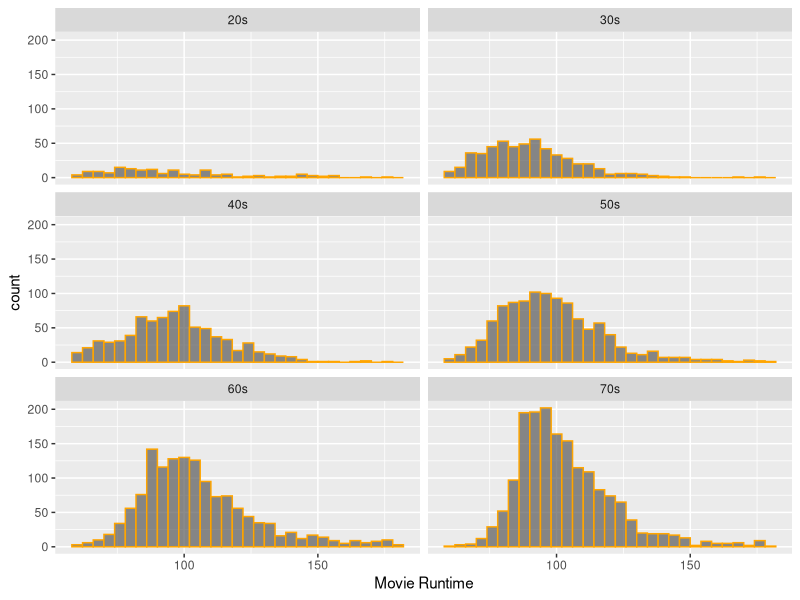

Generate this figure with R: (Note: this script raises an error after producing the figure.)
## ---- chunk 1

library(tidyverse)
mv<-read_csv("IMDB-movies.csv", col_names = TRUE)
mv
## ---- chunk 2
library(dplyr)
  mv_filt <- mv |> filter(startYear>=1920 & startYear <= 1979) |> filter(runtimeMinutes >=60 & runtimeMinutes <=180) |> 
    mutate(decade=case_when( startYear >=1920 & startYear < 1930 ~ "20s", 
                            startYear >= 1930 & startYear < 1940 ~ "30s",
                            startYear >= 1940 & startYear < 1950 ~ "40s",
                            startYear >= 1950 & startYear < 1960 ~ "50s",
                            startYear >= 1960 & startYear < 1970 ~ "60s",
                            startYear >= 1970 & startYear < 1980 ~ "70s"))
  
  mv_filt
## ---- chunk 3
ggplot(data=mv_filt, mapping = aes(x=runtimeMinutes))+
  geom_histogram(binwidth = 4, color = "orange", alpha = 0.7)+
  labs(x = "Movie Runtime")+
  facet_wrap(~decade, ncol=2)
## ---- chunk 4
results<-mv_filt |> group_by(decade) |> summarise(mean=mean(runtimeMinutes),std=sd(runtimeMinutes))
results

## ---- chunk 5

result_100<- slice_sample(mv_filt,n = 100,by = decade) |> group_by(decade) |> summarise(estimate=mean(runtimeMinutes),std=sd(runtimeMinutes))
  
result_100  
  
 
## ---- chunk 6
result_100_se<- slice_sample(mv_filt,n = 100,by = decade) |> group_by(decade) |> summarise(estimate=mean(runtimeMinutes),std=sd(runtimeMinutes), se=std/sqrt(100))

result_100_se
## ---- chunk 7
inner_join(results, result_100_se, by = "decade")

## ---- chunk 8
reps<-1000
sample_distr_mean<-vector(length=reps)

for (i in 1:reps){
  m_std_1000<- slice_sample(mv_filt,n = 100,by = decade) |> group_by(decade) |> summarise(estimate=mean(runtimeMinutes),std=sd(runtimeMinutes))
  sample_distr_mean[[i]] <-mean(sample(d$weight,100,replace=TRUE))
}
